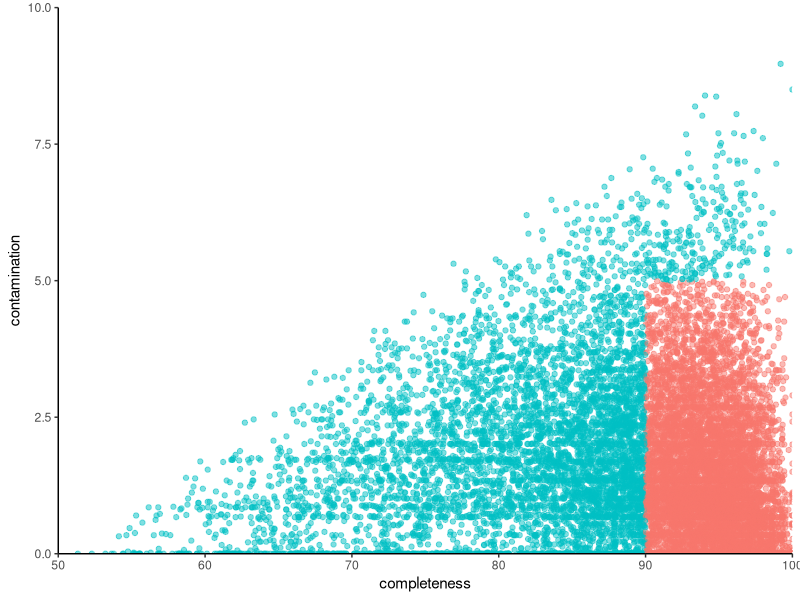
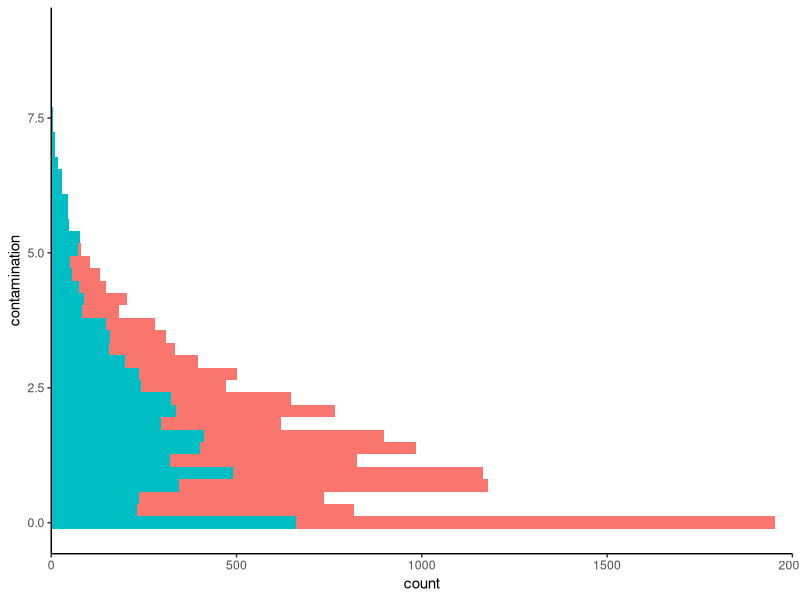
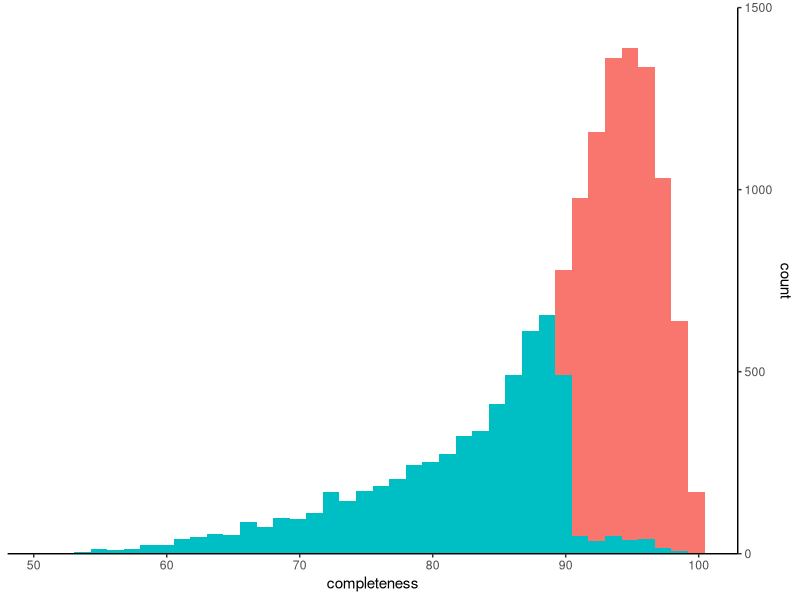
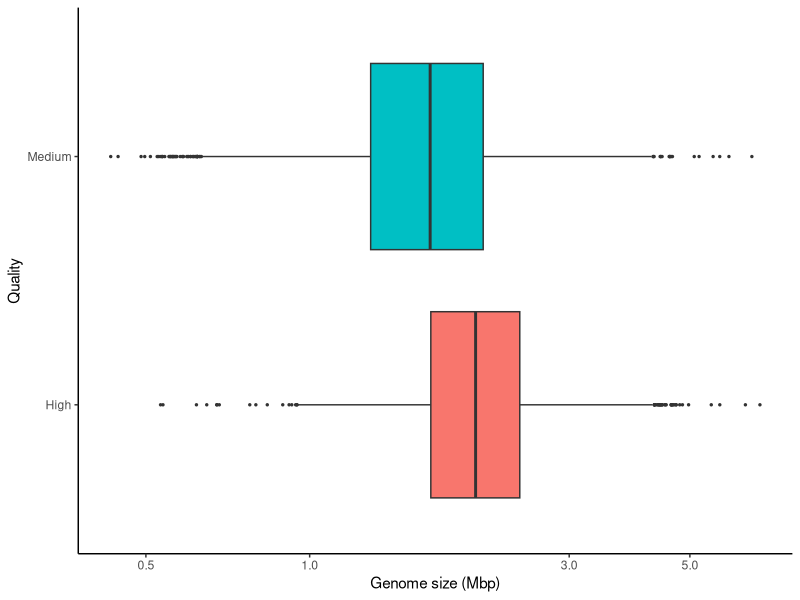
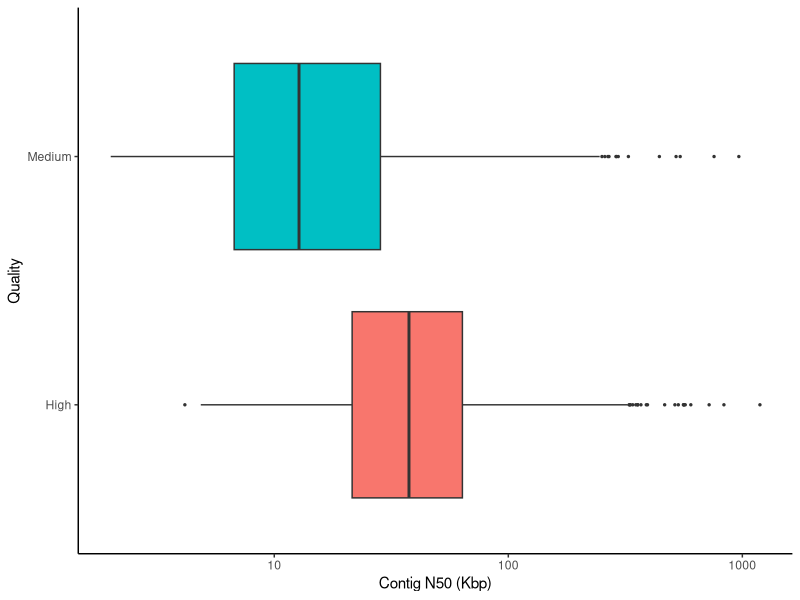
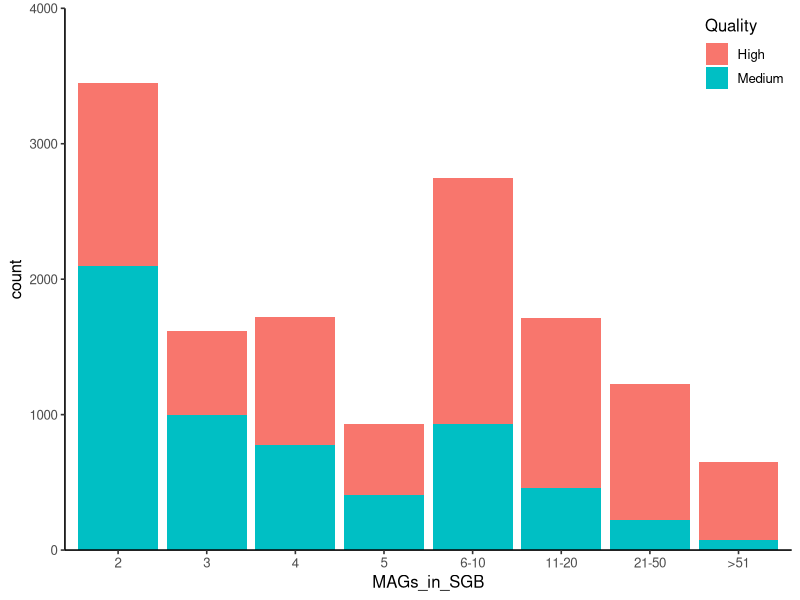

Write R code to recreate these figures, in order.
#Fig.S2 Quality assessing of 14062 SGBs
library(tidyverse)
library(reshape2)

## A. The completeness and contamination of SGBs
SGB.stat <- read_csv("0.data/SGBs_14062_quality.csv")

SGB.stat$Quality <- factor(SGB.stat$Quality, levels = c("High", "Medium"))
cont.comp.plot <- ggplot(SGB.stat, aes(x = completeness, y = contamination, color = Quality)) +
  geom_point(alpha = 0.5) +
  ylim(0,10) +
  theme_classic() +
  guides(color = F) +
  scale_y_continuous(expand = c(0, 0), limits = c(0, 10)) +
  scale_x_continuous(expand = c(0, 0), limits = c(50, 100))

ggsave("1.result/figS2A.cont_comp_plot.pdf", width = 5.5, height = 5)

cont.bar.plot <- ggplot(SGB.stat, aes(y = contamination, fill = Quality)) +
  geom_histogram(bins = 40) +
  theme_classic() +
  guides(fill = F)+
  scale_x_continuous(expand = c(0, 0), limits = c(0, 2000))
ggsave("1.result/figS2A.cont_plot.pdf", cont.bar.plot, width = 2, height = 5)

comp.bar.plot <- ggplot(SGB.stat, aes(x = completeness, fill = Quality)) +
  geom_histogram(bins = 40) +
  theme_classic() +
  scale_y_continuous(position = "right", expand = c(0, 0), limits = c(0, 1500)) +
  guides(fill = F)
ggsave("1.result/fig2A.comp_plot.pdf", comp.bar.plot, width = 5.5, height = 1.5)

## B. Genome sizes
Gszie.plot <- ggplot(SGB.stat, aes(x = Quality, y = length/1000000, fill = Quality)) +
  geom_boxplot(outlier.size = 0.5) +
  theme_classic() +
  scale_y_log10() +
  ylab("Genome size (Mbp)") +
  guides(fill = F) +
  coord_flip() 
ggsave("1.result/figS2B.Gsize_plot.pdf", Gszie.plot, width = 5.5, height = 1)

## C. N50 statistics
N50.plot <- ggplot(SGB.stat, aes(x = Quality, y = N50/1000, fill = Quality)) +
  geom_boxplot(outlier.size = 0.5) +
  theme_classic() +
  scale_y_log10() +
  ylab("Contig N50 (Kbp)") +
  guides(fill = F) +
  coord_flip()
ggsave("1.result/figS2C.N50_plot.pdf", N50.plot, width = 5.5, height = 1)

## D. Distribution of MAG numbers supporting SGBs.

plot.d.dset <- SGB.stat %>% 
  group_by(MAGs_in_SGB, Quality) %>%
  summarise(count = n()) %>%
  ungroup()

plot.d.5 <- filter(plot.d.dset, MAGs_in_SGB <= 5) %>%
  mutate(MAGs_in_SGB = as.character(MAGs_in_SGB))

plot.d.6_10 <- filter(plot.d.dset, MAGs_in_SGB <= 10 & MAGs_in_SGB >= 6) %>%
  group_by(Quality) %>%
  summarise(count = sum(count),
            MAGs_in_SGB = "6-10")

plot.d.11_20 <- filter(plot.d.dset, MAGs_in_SGB <= 20 & MAGs_in_SGB >= 11) %>%
  group_by(Quality) %>%
  summarise(count = sum(count),
            MAGs_in_SGB = "11-20")

plot.d.21_50 <- filter(plot.d.dset, MAGs_in_SGB <= 50 & MAGs_in_SGB >= 21) %>%
  group_by(Quality) %>%
  summarise(count = sum(count),
            MAGs_in_SGB = "21-50")

plot.d.51 <- filter(plot.d.dset, MAGs_in_SGB >= 51) %>%
  group_by(Quality) %>%
  summarise(count = sum(count),
            MAGs_in_SGB = ">51")

plot.d <- bind_rows(plot.d.5, plot.d.6_10, plot.d.11_20, plot.d.21_50, plot.d.51) %>%
  mutate(MAGs_in_SGB = as_factor(MAGs_in_SGB)) %>%
  ggplot(aes(x = MAGs_in_SGB, y = count, fill = Quality)) +
  geom_bar(stat="identity") + 
  theme_classic(base_size = 12) +
  theme(legend.position = c(1, 1), legend.justification = c(1, 1)) +
  scale_y_continuous(expand = c(0, 0), limits = c(0, 4000))

ggsave("1.result/figS2D.SGBs_size.pdf", plot.d,  width = 5.5, height = 4)
